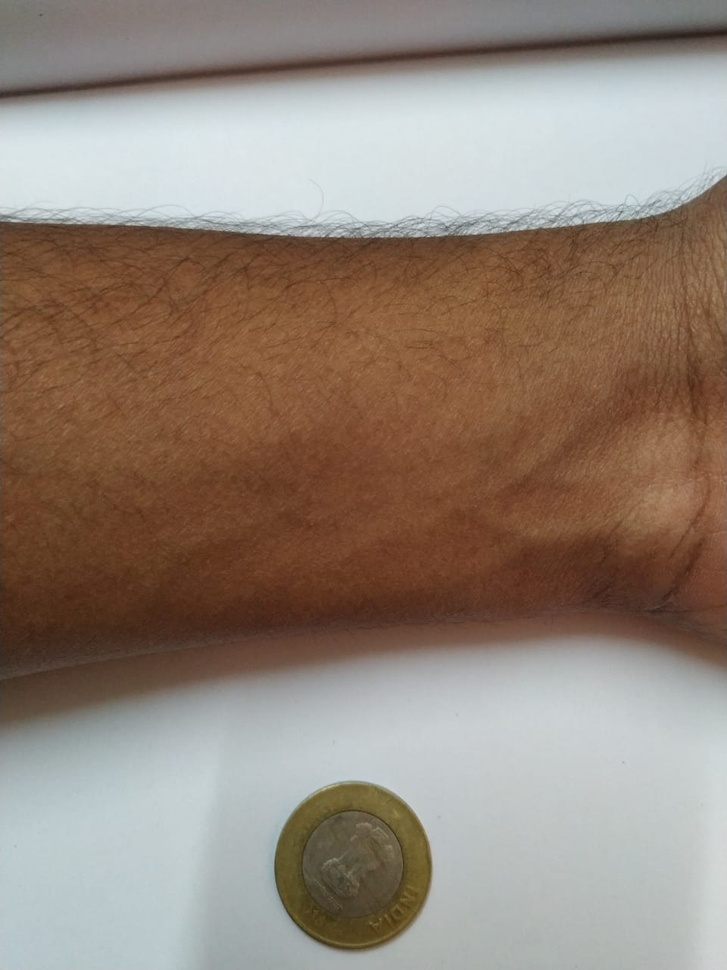
#> input picture oldimg/img17.jpeg, 727 x 970 px, shrunk from 960 x 1280 before the run, found by its file name
$ python both.py
#> lines starting #> are read from the running program, lines starting #| are printed output that depends on the picture; after the words box and inside, x2 and y2 are one past the last pixel; in counts of white or black regions, pixels touching at a corner belong together
import numpy as np
import cv2
import scipy as sp

from matplotlib import pyplot as plt

# Image operation using thresholding
img = cv2.imread('img17.jpeg')
#> img is the input picture: shape (970, 727, 3); mean B, G, R 119.5, 131.5, 146.9

cv2.namedWindow("output", cv2.WINDOW_GUI_NORMAL)
gray = cv2.cvtColor(img, cv2.COLOR_BGR2GRAY) #conversion to grayscale
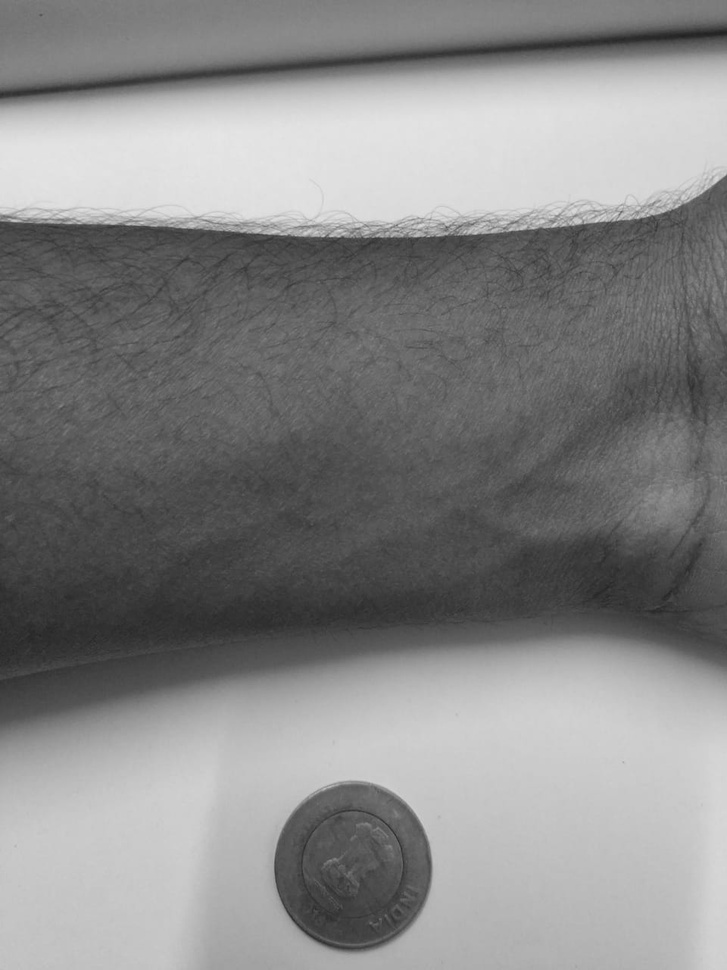
#> gray: shape (970, 727); min 34, max 230, mean 134.8
img = cv2.GaussianBlur(img,(5,5),0)
ret, thresh = cv2.threshold(gray, 0, 255, cv2.THRESH_BINARY_INV + cv2.THRESH_OTSU)
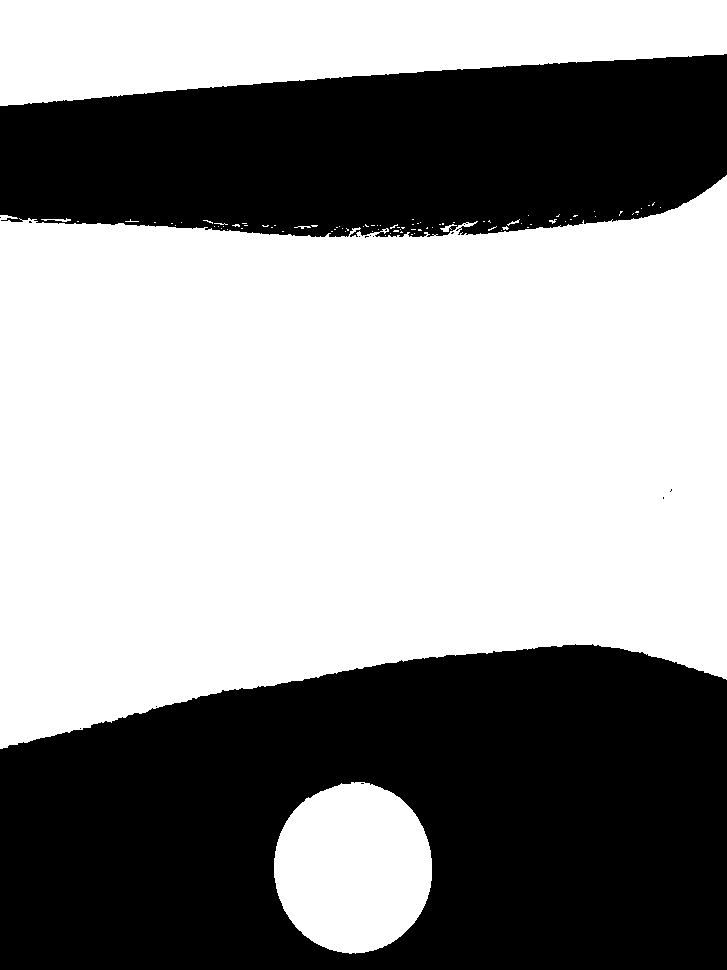
#> thresh: shape (970, 727); 58% white; 15 black regions (13 under 20 px), largest, box (x1, y1, x2, y2) and area: (0, 644, 727, 970) 189148, (0, 54, 727, 237) 107052
#> ret = 143
#cv2.imshow('image', thresh)

print("done")


kernel = np.ones((5,5),np.uint8)

#out=cv2.fastNlMeansDenoising(thresh);


closing = cv2.morphologyEx(thresh, cv2.MORPH_CLOSE, kernel) #closing
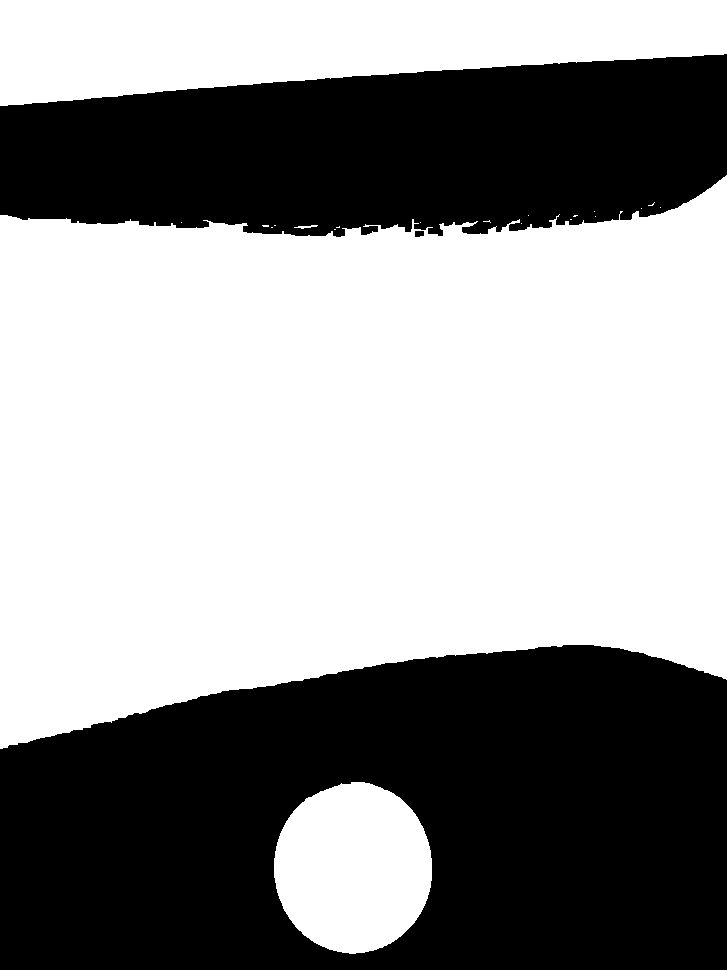
#> closing: shape (970, 727); 58.2% white; 3 black regions, box (x1, y1, x2, y2) and area: (0, 645, 727, 970) 189090, (0, 54, 727, 237) 105819, (415, 231, 424, 237) 50

cv2.imwrite("otsu_Imgtest.jpeg", closing );
opening = cv2.morphologyEx(closing, cv2.MORPH_OPEN, kernel) #opening
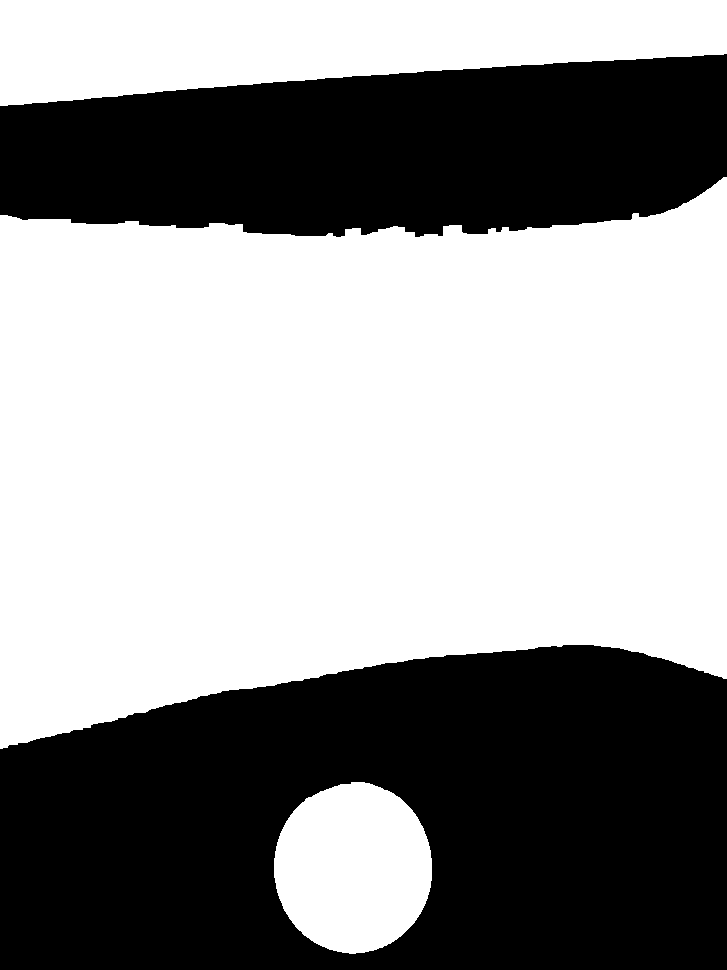
#> opening: shape (970, 727); 58.1% white; 2 black regions, box (x1, y1, x2, y2) and area: (0, 645, 727, 970) 189101, (0, 54, 727, 237) 106377
cv2.imshow('output',opening)
#cv2.imshow('output',fill_image)
# cv2.waitKey(0)

img = cv2.imread('otsu_Imgtest.jpeg',0)
#> img: shape (970, 727); min 0, max 255, mean 148.3
img = cv2.GaussianBlur(img,(5,5),0)
img = cv2.medianBlur(img, 5)
cv2.namedWindow("output", cv2.WINDOW_NORMAL)
cimg = cv2.cvtColor(img,cv2.COLOR_GRAY2BGR)
rows = cimg.shape[0]
#> rows = 970

circles = cv2.HoughCircles(img,cv2.HOUGH_GRADIENT,1,minDist=rows/8,param1=50,param2=30,minRadius=0,maxRadius=0)
#> circles = [[350.5, 872.5, 80.6]]

circles = np.uint16(np.around(circles))
#> circles = [[350, 872, 81]]
for i in circles[0,:]:
    # draw the outer circle
    cv2.circle(cimg,(i[0],i[1]),i[2],(0,255,0),2)
    # draw the center of the circle
    cv2.circle(cimg,(i[0],i[1]),2,(0,0,255),3)
#> this loop made 1 pass
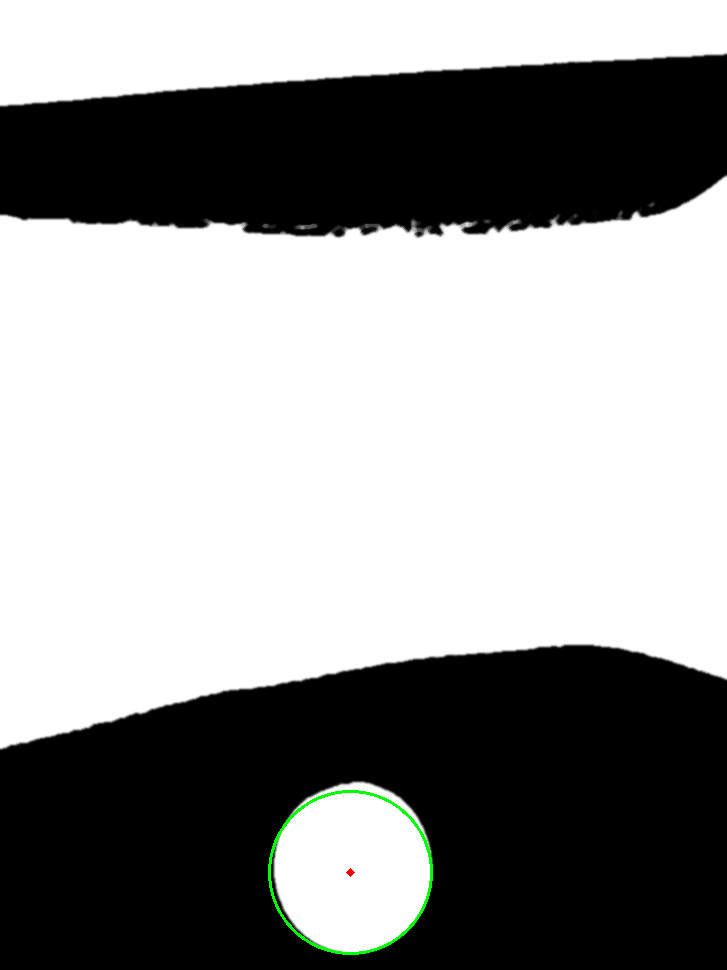
#> cimg: shape (970, 727, 3); mean B, G, R 148, 148.5, 148

print("done")
#cv2.imwrite("E:\study\sem 6\R&D\proj\impl\Hough_Img16.jpeg", cimg);
cv2.imshow('output',cimg)
cv2.waitKey(0)
cv2.destroyAllWindows()

$ run again, with oldimg/img1.jpeg copied over oldimg/img17.jpeg
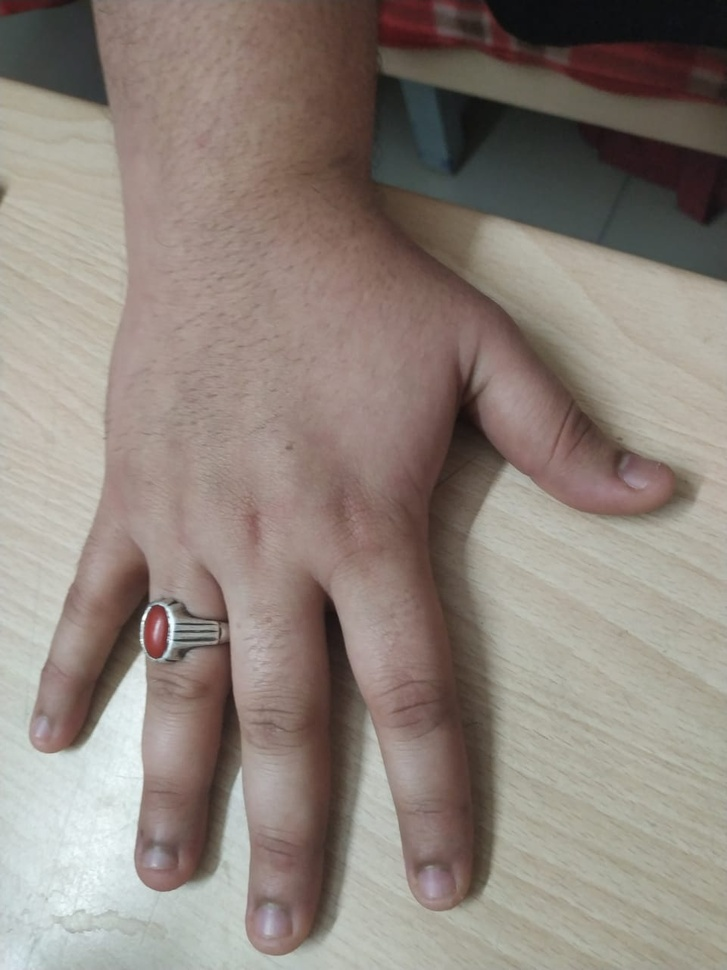
#> input picture oldimg/img1.jpeg, 727 x 970 px, shrunk from 960 x 1280 before the run, found by its file name
#> img is the input picture: shape (970, 727, 3); mean B, G, R 123.5, 131.5, 142.3
#> `ret, thresh = cv2.threshold(gray, 0, 255, cv2.THRESH_BINARY_INV + cv2...`:
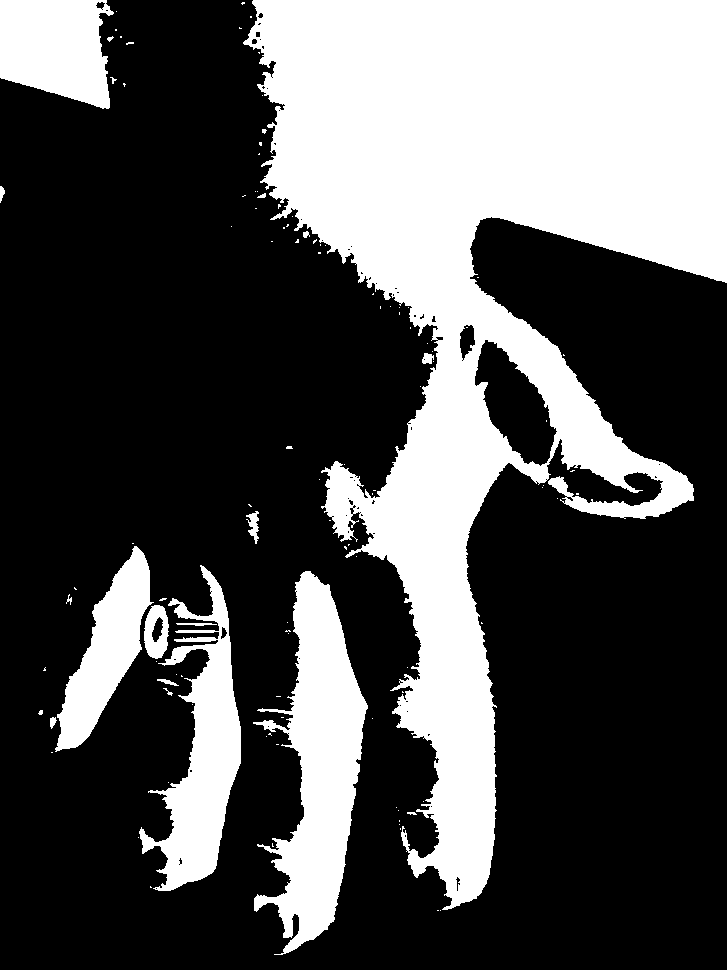
#> thresh: shape (970, 727); 33.1% white; 111 white regions (92 under 20 px), largest, box (x1, y1, x2, y2) and area: (243, 0, 727, 910) 178639, (253, 571, 368, 955) 20952, (139, 565, 241, 891) 13522
#> ret = 118
#> closing: shape (970, 727); 33.6% white; 51 white regions (41 under 20 px), largest, box (x1, y1, x2, y2) and area: (243, 0, 727, 910) 181177, (253, 571, 368, 955) 21332, (138, 565, 241, 891) 14222
#> opening: shape (970, 727); 33.3% white; 11 white regions, largest, box (x1, y1, x2, y2) and area: (245, 0, 727, 907) 180250, (254, 571, 367, 953) 20876, (139, 569, 241, 891) 13970
#> `circles = cv2.HoughCircles(img,cv2.HOUGH_GRADIENT,1,minDist=rows/8,par..`: circles = [[449.5, 437.5, 138.4], [118.5, 738.5, 122], [671.5, 318.5, 213.1], [240.5, 668.5, 56.1], [594.5, 547.5, 121], [267.5, 796.5, 88.5], [450.5, 868.5, 38.4]]
#> `circles = np.uint16(np.around(circles))`: circles = [[450, 438, 138], [118, 738, 122], [672, 318, 213], [240, 668, 56], [594, 548, 121], [268, 796, 88], [450, 868, 38]]
#> the loop `for i in circles[0,:]:` made 7 passes
#> after the loop `for i in circles[0,:]:`:
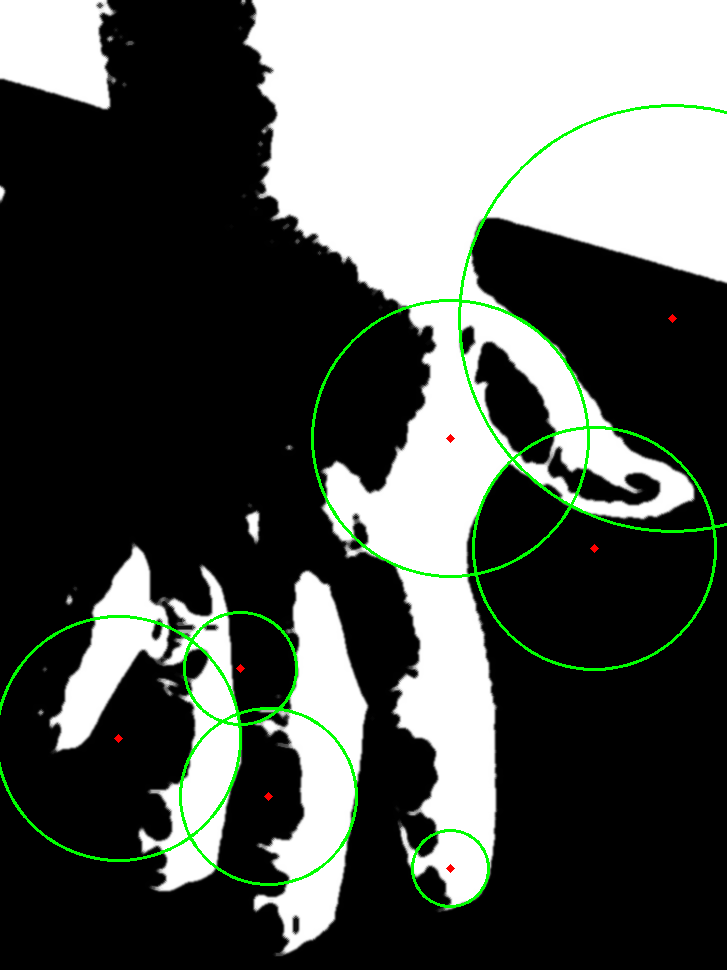
#> cimg: shape (970, 727, 3); mean B, G, R 83.4, 87.9, 83.5
